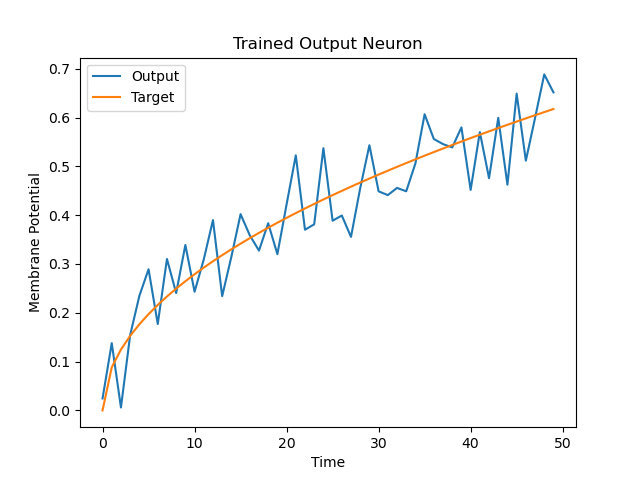

Here is the Python script that generated this plot:
import snntorch as snn
from snntorch import surrogate
from snntorch import functional as SF
from snntorch import utils

import torch
import torch.nn as nn
from torch.utils.data import DataLoader
from torchvision import datasets, transforms
import torch.nn.functional as F

import matplotlib.pyplot as plt
import numpy as np
import itertools
import random
import statistics
import tqdm

torch.manual_seed(0)
random.seed(0)
np.random.seed(0)


class RegressionDataset(torch.utils.data.Dataset):
    """Simple regression dataset."""

    def __init__(self, timesteps, num_samples, mode):
        """Linear relation between input and output"""
        self.num_samples = num_samples # number of generated samples
        feature_lst = [] # store each generated sample in a list

        # generate linear functions one by one
        for idx in range(num_samples):
            end = float(torch.rand(1)) # random final point
            lin_vec = torch.linspace(start=0.0, end=end, steps=timesteps) # generate linear function from 0 to end
            feature = lin_vec.view(timesteps, 1)
            feature_lst.append(feature) # add sample to list

        self.features = torch.stack(feature_lst, dim=1) # convert list to tensor

        # option to generate linear function or square-root function
        if mode == "linear":
            self.labels = self.features * 1

        elif mode == "sqrt":
            slope = float(torch.rand(1))
            self.labels = torch.sqrt(self.features * slope)

        else:
            raise NotImplementedError("'linear', 'sqrt'")

    def __len__(self):
        """Number of samples."""
        return self.num_samples

    def __getitem__(self, idx):
        """General implementation, but we only have one sample."""
        return self.features[:, idx, :], self.labels[:, idx, :]


num_steps = 50
num_samples = 1
mode = "sqrt"  # 'linear' or 'sqrt'

# generate a single data sample
dataset = RegressionDataset(timesteps=num_steps, num_samples=num_samples, mode=mode)

# plot
sample = dataset.labels[:, 0, 0]
plt.plot(sample)
plt.title("Target function to teach network")
plt.xlabel("Time")
plt.ylabel("Membrane Potential")
plt.show()

batch_size = 1 # only one sample to learn
dataloader = torch.utils.data.DataLoader(dataset=dataset, batch_size=batch_size, drop_last=True)


class Net(torch.nn.Module):
    """Simple spiking neural network in snntorch."""

    def __init__(self, timesteps, hidden):
        super().__init__()

        self.timesteps = timesteps # number of time steps to simulate the network
        self.hidden = hidden # number of hidden neurons
        spike_grad = surrogate.fast_sigmoid() # surrogate gradient function

        # randomly initialize decay rate and threshold for layer 1
        beta_in = torch.rand(self.hidden)
        thr_in = torch.rand(self.hidden)

        # layer 1
        self.fc_in = torch.nn.Linear(in_features=1, out_features=self.hidden)
        self.lif_in = snn.Leaky(beta=beta_in, threshold=thr_in, learn_beta=True, spike_grad=spike_grad)

        # randomly initialize decay rate and threshold for layer 2
        beta_hidden = torch.rand(self.hidden)
        thr_hidden = torch.rand(self.hidden)

        # layer 2
        self.fc_hidden = torch.nn.Linear(in_features=self.hidden, out_features=self.hidden)
        self.lif_hidden = snn.Leaky(beta=beta_hidden, threshold=thr_hidden, learn_beta=True, spike_grad=spike_grad)

        # randomly initialize decay rate for output neuron
        beta_out = torch.rand(1)

        # layer 3: leaky integrator neuron. Note the reset mechanism is disabled and we will disregard output spikes.
        self.fc_out = torch.nn.Linear(in_features=self.hidden, out_features=1)
        self.li_out = snn.Leaky(beta=beta_out, threshold=1.0, learn_beta=True, spike_grad=spike_grad, reset_mechanism="none")

    def forward(self, x):
        """Forward pass for several time steps."""

        # Initalize membrane potential
        mem_1 = self.lif_in.init_leaky().to(device)
        mem_2 = self.lif_hidden.init_leaky().to(device)
        mem_3 = self.li_out.init_leaky().to(device)
        # Add .to(device) to avoid finding 2 devices

        # Empty lists to record outputs
        mem_3_rec = []

        # Loop over
        for step in range(self.timesteps):
            x_timestep = x[step, :, :]

            cur_in = self.fc_in(x_timestep)
            spk_in, mem_1 = self.lif_in(cur_in, mem_1)

            cur_hidden = self.fc_hidden(spk_in)
            spk_hidden, mem_2 = self.lif_hidden(cur_hidden, mem_2)

            cur_out = self.fc_out(spk_hidden)
            _, mem_3 = self.li_out(cur_out, mem_3)

            mem_3_rec.append(mem_3)

        return torch.stack(mem_3_rec)


hidden = 128
device = torch.device("cuda") if torch.cuda.is_available() else torch.device("mps") if torch.backends.mps.is_available() else torch.device("cpu")
model = Net(timesteps=num_steps, hidden=hidden).to(device)


train_batch = iter(dataloader)

# run a single forward-pass
with torch.no_grad():
    for feature, label in train_batch:
        feature = torch.swapaxes(input=feature, axis0=0, axis1=1)
        label = torch.swapaxes(input=label, axis0=0, axis1=1)
        feature = feature.to(device)
        label = label.to(device)
        mem = model(feature).to(device)

# plot
plt.plot(mem[:, 0, 0].cpu(), label="Output")
plt.plot(label[:, 0, 0].cpu(), '--', label="Target")
plt.title("Untrained Output Neuron")
plt.xlabel("Time")
plt.ylabel("Membrane Potential")
plt.legend(loc='best')
plt.show()


num_iter = 1000 # train for 100 iterations
optimizer = torch.optim.Adam(params=model.parameters(), lr=1e-3)
loss_function = torch.nn.MSELoss()

loss_hist = [] # record loss

# training loop
with tqdm.trange(num_iter) as pbar:
    for _ in pbar:
        train_batch = iter(dataloader)
        minibatch_counter = 0
        loss_epoch = []

        for feature, label in train_batch:
            # prepare data
            feature = torch.swapaxes(input=feature, axis0=0, axis1=1)
            label = torch.swapaxes(input=label, axis0=0, axis1=1)
            feature = feature.to(device)
            label = label.to(device)

            # forward pass
            mem = model(feature)
            loss_val = loss_function(mem, label) # calculate loss
            optimizer.zero_grad() # zero out gradients
            loss_val.backward() # calculate gradients
            optimizer.step() # update weights

            # store loss
            loss_hist.append(loss_val.item())
            loss_epoch.append(loss_val.item())
            minibatch_counter += 1

            avg_batch_loss = sum(loss_epoch) / minibatch_counter # calculate average loss p/epoch
            pbar.set_postfix(loss="%.3e" % avg_batch_loss) # print loss p/batch


loss_function = torch.nn.L1Loss() # Use L1 loss instead

 # pause gradient calculation during evaluation
with torch.no_grad():
    model.eval()

    test_batch = iter(dataloader)
    minibatch_counter = 0
    rel_err_lst = []

    # loop over data samples
    for feature, label in test_batch:

        # prepare data
        feature = torch.swapaxes(input=feature, axis0=0, axis1=1)
        label = torch.swapaxes(input=label, axis0=0, axis1=1)
        feature = feature.to(device)
        label = label.to(device)

        # forward-pass
        mem = model(feature)

        # calculate relative error
        rel_err = torch.linalg.norm(
            (mem - label), dim=-1
        ) / torch.linalg.norm(label, dim=-1)
        rel_err = torch.mean(rel_err[1:, :])

        # calculate loss
        loss_val = loss_function(mem, label)

        # store loss
        loss_hist.append(loss_val.item())
        rel_err_lst.append(rel_err.item())
        minibatch_counter += 1

    mean_L1 = statistics.mean(loss_hist)
    mean_rel = statistics.mean(rel_err_lst)

print(f"{'Mean L1-loss:':<{20}}{mean_L1:1.2e}")
print(f"{'Mean rel. err.:':<{20}}{mean_rel:1.2e}")


mem = mem.cpu()
label = label.cpu()

plt.title("Trained Output Neuron")
plt.xlabel("Time")
plt.ylabel("Membrane Potential")
for i in range(batch_size):
    plt.plot(mem[:, i, :].cpu(), label="Output")
    plt.plot(label[:, i, :].cpu(), label="Target")
plt.legend(loc='best')
plt.show()
